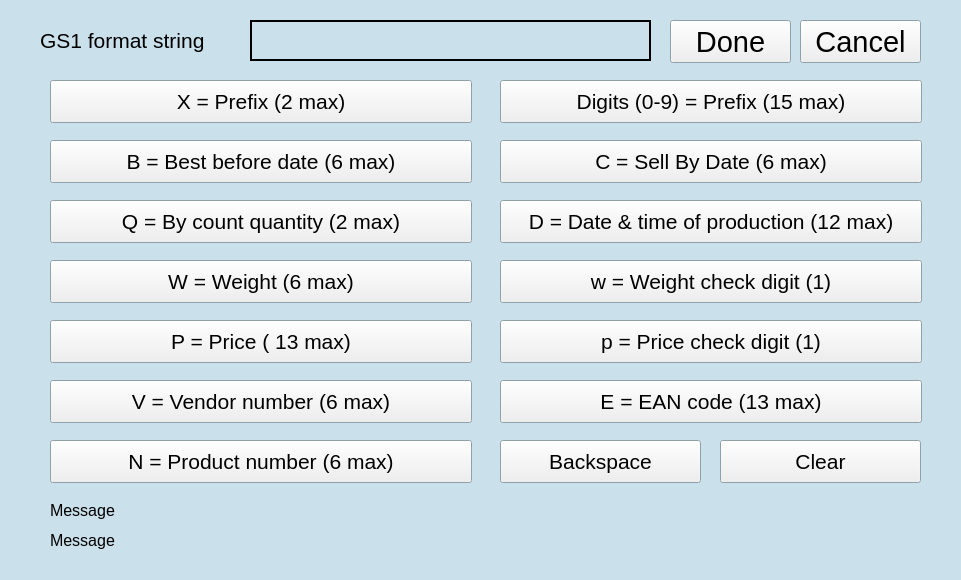
<?xml version="1.0" encoding="UTF-8"?>
<ui version="4.0">
 <class>gs1Editor</class>
 <widget class="QWidget" name="gs1Editor">
  <property name="geometry">
   <rect>
    <x>0</x>
    <y>0</y>
    <width>961</width>
    <height>580</height>
   </rect>
  </property>
  <property name="sizePolicy">
   <sizepolicy hsizetype="Fixed" vsizetype="Fixed">
    <horstretch>0</horstretch>
    <verstretch>0</verstretch>
   </sizepolicy>
  </property>
  <property name="minimumSize">
   <size>
    <width>961</width>
    <height>580</height>
   </size>
  </property>
  <property name="maximumSize">
   <size>
    <width>961</width>
    <height>580</height>
   </size>
  </property>
  <property name="palette">
   <palette>
    <active>
     <colorrole role="Base">
      <brush brushstyle="SolidPattern">
       <color alpha="255">
        <red>255</red>
        <green>255</green>
        <blue>255</blue>
       </color>
      </brush>
     </colorrole>
     <colorrole role="Window">
      <brush brushstyle="SolidPattern">
       <color alpha="255">
        <red>202</red>
        <green>224</green>
        <blue>235</blue>
       </color>
      </brush>
     </colorrole>
    </active>
    <inactive>
     <colorrole role="Base">
      <brush brushstyle="SolidPattern">
       <color alpha="255">
        <red>255</red>
        <green>255</green>
        <blue>255</blue>
       </color>
      </brush>
     </colorrole>
     <colorrole role="Window">
      <brush brushstyle="SolidPattern">
       <color alpha="255">
        <red>202</red>
        <green>224</green>
        <blue>235</blue>
       </color>
      </brush>
     </colorrole>
    </inactive>
    <disabled>
     <colorrole role="Base">
      <brush brushstyle="SolidPattern">
       <color alpha="255">
        <red>202</red>
        <green>224</green>
        <blue>235</blue>
       </color>
      </brush>
     </colorrole>
     <colorrole role="Window">
      <brush brushstyle="SolidPattern">
       <color alpha="255">
        <red>202</red>
        <green>224</green>
        <blue>235</blue>
       </color>
      </brush>
     </colorrole>
    </disabled>
   </palette>
  </property>
  <property name="windowTitle">
   <string>Form</string>
  </property>
  <property name="autoFillBackground">
   <bool>true</bool>
  </property>
  <widget class="QLabel" name="lblWarningMsg">
   <property name="geometry">
    <rect>
     <x>50</x>
     <y>500</y>
     <width>871</width>
     <height>21</height>
    </rect>
   </property>
   <property name="font">
    <font>
     <pointsize>12</pointsize>
    </font>
   </property>
   <property name="text">
    <string>Message</string>
   </property>
  </widget>
  <widget class="QLabel" name="lblGS1FormatStr">
   <property name="geometry">
    <rect>
     <x>40</x>
     <y>20</y>
     <width>201</width>
     <height>41</height>
    </rect>
   </property>
   <property name="font">
    <font>
     <pointsize>16</pointsize>
    </font>
   </property>
   <property name="text">
    <string>GS1 format string</string>
   </property>
   <property name="wordWrap">
    <bool>true</bool>
   </property>
  </widget>
  <widget class="QPushButton" name="butDone">
   <property name="geometry">
    <rect>
     <x>670</x>
     <y>20</y>
     <width>121</width>
     <height>43</height>
    </rect>
   </property>
   <property name="font">
    <font>
     <pointsize>22</pointsize>
    </font>
   </property>
   <property name="text">
    <string>Done</string>
   </property>
  </widget>
  <widget class="QLabel" name="lblWarningMsgTwo">
   <property name="geometry">
    <rect>
     <x>50</x>
     <y>530</y>
     <width>871</width>
     <height>21</height>
    </rect>
   </property>
   <property name="font">
    <font>
     <pointsize>12</pointsize>
    </font>
   </property>
   <property name="text">
    <string>Message</string>
   </property>
  </widget>
  <widget class="QPushButton" name="butCancel">
   <property name="geometry">
    <rect>
     <x>800</x>
     <y>20</y>
     <width>121</width>
     <height>43</height>
    </rect>
   </property>
   <property name="font">
    <font>
     <pointsize>22</pointsize>
    </font>
   </property>
   <property name="text">
    <string>Cancel</string>
   </property>
  </widget>
  <widget class="QLabel" name="txtGS1FormatString">
   <property name="geometry">
    <rect>
     <x>250</x>
     <y>20</y>
     <width>401</width>
     <height>41</height>
    </rect>
   </property>
   <property name="font">
    <font>
     <pointsize>22</pointsize>
    </font>
   </property>
   <property name="toolTip">
    <string notr="true"/>
   </property>
   <property name="frameShape">
    <enum>QFrame::Box</enum>
   </property>
   <property name="lineWidth">
    <number>2</number>
   </property>
   <property name="text">
    <string notr="true"/>
   </property>
   <property name="alignment">
    <set>Qt::AlignCenter</set>
   </property>
  </widget>
  <widget class="QPushButton" name="butDateTimeProductionDigit">
   <property name="geometry">
    <rect>
     <x>500</x>
     <y>200</y>
     <width>422</width>
     <height>43</height>
    </rect>
   </property>
   <property name="sizePolicy">
    <sizepolicy hsizetype="Fixed" vsizetype="Fixed">
     <horstretch>0</horstretch>
     <verstretch>0</verstretch>
    </sizepolicy>
   </property>
   <property name="minimumSize">
    <size>
     <width>422</width>
     <height>43</height>
    </size>
   </property>
   <property name="maximumSize">
    <size>
     <width>422</width>
     <height>43</height>
    </size>
   </property>
   <property name="font">
    <font>
     <pointsize>16</pointsize>
    </font>
   </property>
   <property name="text">
    <string>D = Date &amp;&amp; time of production (12 max)</string>
   </property>
  </widget>
  <widget class="QPushButton" name="butProductNumberDigit">
   <property name="geometry">
    <rect>
     <x>50</x>
     <y>440</y>
     <width>422</width>
     <height>43</height>
    </rect>
   </property>
   <property name="sizePolicy">
    <sizepolicy hsizetype="Fixed" vsizetype="Fixed">
     <horstretch>0</horstretch>
     <verstretch>0</verstretch>
    </sizepolicy>
   </property>
   <property name="minimumSize">
    <size>
     <width>422</width>
     <height>43</height>
    </size>
   </property>
   <property name="maximumSize">
    <size>
     <width>422</width>
     <height>43</height>
    </size>
   </property>
   <property name="font">
    <font>
     <pointsize>16</pointsize>
    </font>
   </property>
   <property name="text">
    <string>N = Product number (6 max)</string>
   </property>
  </widget>
  <widget class="QPushButton" name="butClear">
   <property name="geometry">
    <rect>
     <x>720</x>
     <y>440</y>
     <width>201</width>
     <height>43</height>
    </rect>
   </property>
   <property name="sizePolicy">
    <sizepolicy hsizetype="Fixed" vsizetype="Fixed">
     <horstretch>0</horstretch>
     <verstretch>0</verstretch>
    </sizepolicy>
   </property>
   <property name="minimumSize">
    <size>
     <width>1</width>
     <height>43</height>
    </size>
   </property>
   <property name="maximumSize">
    <size>
     <width>422</width>
     <height>43</height>
    </size>
   </property>
   <property name="font">
    <font>
     <pointsize>16</pointsize>
    </font>
   </property>
   <property name="text">
    <string>Clear</string>
   </property>
  </widget>
  <widget class="QPushButton" name="butByCountDigit">
   <property name="geometry">
    <rect>
     <x>50</x>
     <y>200</y>
     <width>422</width>
     <height>43</height>
    </rect>
   </property>
   <property name="sizePolicy">
    <sizepolicy hsizetype="Fixed" vsizetype="Fixed">
     <horstretch>0</horstretch>
     <verstretch>0</verstretch>
    </sizepolicy>
   </property>
   <property name="minimumSize">
    <size>
     <width>422</width>
     <height>43</height>
    </size>
   </property>
   <property name="maximumSize">
    <size>
     <width>422</width>
     <height>43</height>
    </size>
   </property>
   <property name="font">
    <font>
     <pointsize>16</pointsize>
    </font>
   </property>
   <property name="text">
    <string>Q = By count quantity (2 max)</string>
   </property>
  </widget>
  <widget class="QPushButton" name="butPriceCheckDigit">
   <property name="geometry">
    <rect>
     <x>500</x>
     <y>320</y>
     <width>422</width>
     <height>43</height>
    </rect>
   </property>
   <property name="sizePolicy">
    <sizepolicy hsizetype="Fixed" vsizetype="Fixed">
     <horstretch>0</horstretch>
     <verstretch>0</verstretch>
    </sizepolicy>
   </property>
   <property name="minimumSize">
    <size>
     <width>422</width>
     <height>43</height>
    </size>
   </property>
   <property name="maximumSize">
    <size>
     <width>422</width>
     <height>43</height>
    </size>
   </property>
   <property name="font">
    <font>
     <pointsize>16</pointsize>
    </font>
   </property>
   <property name="text">
    <string>p = Price check digit (1)</string>
   </property>
  </widget>
  <widget class="QPushButton" name="butBestBeforeDateDigit">
   <property name="geometry">
    <rect>
     <x>50</x>
     <y>140</y>
     <width>422</width>
     <height>43</height>
    </rect>
   </property>
   <property name="sizePolicy">
    <sizepolicy hsizetype="Fixed" vsizetype="Fixed">
     <horstretch>0</horstretch>
     <verstretch>0</verstretch>
    </sizepolicy>
   </property>
   <property name="minimumSize">
    <size>
     <width>422</width>
     <height>43</height>
    </size>
   </property>
   <property name="maximumSize">
    <size>
     <width>422</width>
     <height>43</height>
    </size>
   </property>
   <property name="font">
    <font>
     <pointsize>16</pointsize>
    </font>
   </property>
   <property name="text">
    <string>B = Best before date (6 max)</string>
   </property>
  </widget>
  <widget class="QPushButton" name="butEanCodeDigit">
   <property name="geometry">
    <rect>
     <x>500</x>
     <y>380</y>
     <width>422</width>
     <height>43</height>
    </rect>
   </property>
   <property name="sizePolicy">
    <sizepolicy hsizetype="Fixed" vsizetype="Fixed">
     <horstretch>0</horstretch>
     <verstretch>0</verstretch>
    </sizepolicy>
   </property>
   <property name="minimumSize">
    <size>
     <width>422</width>
     <height>43</height>
    </size>
   </property>
   <property name="maximumSize">
    <size>
     <width>422</width>
     <height>43</height>
    </size>
   </property>
   <property name="font">
    <font>
     <pointsize>16</pointsize>
    </font>
   </property>
   <property name="text">
    <string>E = EAN code (13 max)</string>
   </property>
  </widget>
  <widget class="QPushButton" name="butKeypadDigits">
   <property name="geometry">
    <rect>
     <x>500</x>
     <y>80</y>
     <width>422</width>
     <height>43</height>
    </rect>
   </property>
   <property name="sizePolicy">
    <sizepolicy hsizetype="Fixed" vsizetype="Fixed">
     <horstretch>0</horstretch>
     <verstretch>0</verstretch>
    </sizepolicy>
   </property>
   <property name="minimumSize">
    <size>
     <width>422</width>
     <height>43</height>
    </size>
   </property>
   <property name="maximumSize">
    <size>
     <width>422</width>
     <height>43</height>
    </size>
   </property>
   <property name="font">
    <font>
     <pointsize>16</pointsize>
    </font>
   </property>
   <property name="text">
    <string>Digits (0-9) = Prefix (15 max)</string>
   </property>
  </widget>
  <widget class="QPushButton" name="butPriceDigit">
   <property name="geometry">
    <rect>
     <x>50</x>
     <y>320</y>
     <width>422</width>
     <height>43</height>
    </rect>
   </property>
   <property name="sizePolicy">
    <sizepolicy hsizetype="Fixed" vsizetype="Fixed">
     <horstretch>0</horstretch>
     <verstretch>0</verstretch>
    </sizepolicy>
   </property>
   <property name="minimumSize">
    <size>
     <width>422</width>
     <height>43</height>
    </size>
   </property>
   <property name="maximumSize">
    <size>
     <width>422</width>
     <height>43</height>
    </size>
   </property>
   <property name="font">
    <font>
     <pointsize>16</pointsize>
    </font>
   </property>
   <property name="text">
    <string>P = Price ( 13 max)</string>
   </property>
  </widget>
  <widget class="QPushButton" name="butBackspace">
   <property name="geometry">
    <rect>
     <x>500</x>
     <y>440</y>
     <width>201</width>
     <height>43</height>
    </rect>
   </property>
   <property name="sizePolicy">
    <sizepolicy hsizetype="Fixed" vsizetype="Fixed">
     <horstretch>0</horstretch>
     <verstretch>0</verstretch>
    </sizepolicy>
   </property>
   <property name="minimumSize">
    <size>
     <width>1</width>
     <height>43</height>
    </size>
   </property>
   <property name="maximumSize">
    <size>
     <width>422</width>
     <height>43</height>
    </size>
   </property>
   <property name="font">
    <font>
     <pointsize>16</pointsize>
    </font>
   </property>
   <property name="text">
    <string>Backspace</string>
   </property>
  </widget>
  <widget class="QPushButton" name="butPrefixDigit">
   <property name="geometry">
    <rect>
     <x>50</x>
     <y>80</y>
     <width>422</width>
     <height>43</height>
    </rect>
   </property>
   <property name="sizePolicy">
    <sizepolicy hsizetype="Fixed" vsizetype="Fixed">
     <horstretch>0</horstretch>
     <verstretch>0</verstretch>
    </sizepolicy>
   </property>
   <property name="minimumSize">
    <size>
     <width>422</width>
     <height>43</height>
    </size>
   </property>
   <property name="maximumSize">
    <size>
     <width>422</width>
     <height>43</height>
    </size>
   </property>
   <property name="font">
    <font>
     <pointsize>16</pointsize>
    </font>
   </property>
   <property name="text">
    <string>X = Prefix (2 max)</string>
   </property>
  </widget>
  <widget class="QPushButton" name="butVendorNumberDigit">
   <property name="geometry">
    <rect>
     <x>50</x>
     <y>380</y>
     <width>422</width>
     <height>43</height>
    </rect>
   </property>
   <property name="sizePolicy">
    <sizepolicy hsizetype="Fixed" vsizetype="Fixed">
     <horstretch>0</horstretch>
     <verstretch>0</verstretch>
    </sizepolicy>
   </property>
   <property name="minimumSize">
    <size>
     <width>422</width>
     <height>43</height>
    </size>
   </property>
   <property name="maximumSize">
    <size>
     <width>422</width>
     <height>43</height>
    </size>
   </property>
   <property name="font">
    <font>
     <pointsize>16</pointsize>
    </font>
   </property>
   <property name="text">
    <string>V = Vendor number (6 max)</string>
   </property>
  </widget>
  <widget class="QPushButton" name="butSellByDateDigit">
   <property name="geometry">
    <rect>
     <x>500</x>
     <y>140</y>
     <width>422</width>
     <height>43</height>
    </rect>
   </property>
   <property name="sizePolicy">
    <sizepolicy hsizetype="Fixed" vsizetype="Fixed">
     <horstretch>0</horstretch>
     <verstretch>0</verstretch>
    </sizepolicy>
   </property>
   <property name="minimumSize">
    <size>
     <width>422</width>
     <height>43</height>
    </size>
   </property>
   <property name="maximumSize">
    <size>
     <width>422</width>
     <height>43</height>
    </size>
   </property>
   <property name="font">
    <font>
     <pointsize>16</pointsize>
    </font>
   </property>
   <property name="text">
    <string>C = Sell By Date (6 max)</string>
   </property>
  </widget>
  <widget class="QPushButton" name="butWeightDigit">
   <property name="geometry">
    <rect>
     <x>50</x>
     <y>260</y>
     <width>422</width>
     <height>43</height>
    </rect>
   </property>
   <property name="sizePolicy">
    <sizepolicy hsizetype="Fixed" vsizetype="Fixed">
     <horstretch>0</horstretch>
     <verstretch>0</verstretch>
    </sizepolicy>
   </property>
   <property name="minimumSize">
    <size>
     <width>422</width>
     <height>43</height>
    </size>
   </property>
   <property name="maximumSize">
    <size>
     <width>422</width>
     <height>43</height>
    </size>
   </property>
   <property name="font">
    <font>
     <pointsize>16</pointsize>
    </font>
   </property>
   <property name="text">
    <string>W = Weight (6 max)</string>
   </property>
  </widget>
  <widget class="QPushButton" name="butWeightCheckDigit">
   <property name="geometry">
    <rect>
     <x>500</x>
     <y>260</y>
     <width>422</width>
     <height>43</height>
    </rect>
   </property>
   <property name="sizePolicy">
    <sizepolicy hsizetype="Fixed" vsizetype="Fixed">
     <horstretch>0</horstretch>
     <verstretch>0</verstretch>
    </sizepolicy>
   </property>
   <property name="minimumSize">
    <size>
     <width>422</width>
     <height>43</height>
    </size>
   </property>
   <property name="maximumSize">
    <size>
     <width>422</width>
     <height>43</height>
    </size>
   </property>
   <property name="font">
    <font>
     <pointsize>16</pointsize>
    </font>
   </property>
   <property name="text">
    <string>w = Weight check digit (1)</string>
   </property>
  </widget>
 </widget>
 <resources/>
 <connections/>
</ui>
